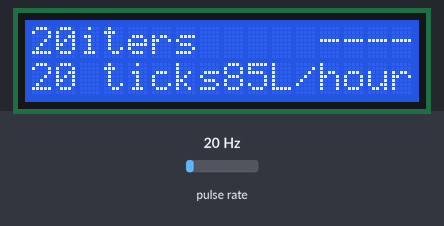
Recording of a sketch running on a simulated Arduino Uno, built with avr-gcc and run on an emulated ATmega328P. Shown: 16×2 character LCD. Wiring (inferred from the names in the program): pulse sensor: data pin 2. The inputs (shaded band) are chosen by the test bench; at power-on: pulse rate 20 Hz. What the sketch prints to the serial monitor is not drawn.

Above: at 1.7 s.
1.8 s: pulse rate (sensor on pin 2) set to 4 Hz
At 4.3 s:
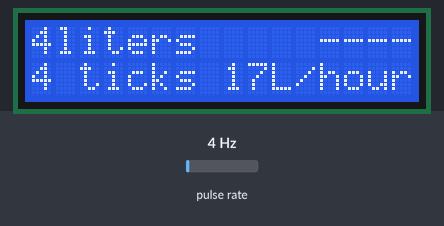
4.6 s: pulse rate (sensor on pin 2) set to 150 Hz
At 7.1 s:
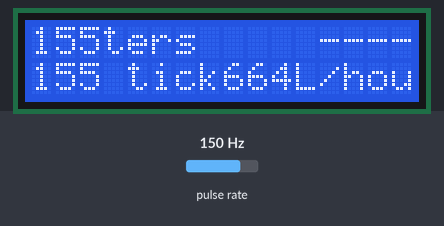
7.6 s: pulse rate (sensor on pin 2) set to 50 Hz
At 9.7 s:
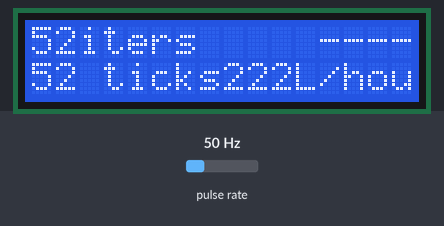
Timing chart, 0 to 11.2 s (numbered marks = the images above; inputs shaded):
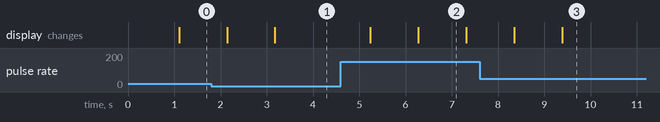

Measured:
- after the input at 1.8 s, the display: first changes after 0.35 s (image 1 shows a later state)
- after the input at 4.6 s, the display: first changes after 0.64 s (image 2 shows a later state)
- after the input at 7.6 s, the display: first changes after 0.75 s (image 3 shows a later state)
- what the display in image 2 shows lasts 1.0 s, from 6.3 s to 7.3 s

The sketch:

Flow_meter_test_9-3-16.ino
```cpp
#include <Wire.h>
#include <LiquidCrystal_I2C.h>


LiquidCrystal_I2C lcd(0x27,16,2);  // set the LCD address to 0x27 for a 16 chars and 2 line display


volatile unsigned NbTopsFan; //measuring the rising edges of the signal
const int hallsensor = 2;    //The pin location of the sensor

void rpm ()
{
  NbTopsFan++;
}

void setup()
{
  pinMode(hallsensor, INPUT);
  Serial.begin(9600);
  attachInterrupt(0, rpm, RISING); //and the interrupt is attached
  int ticks;
  int temp;
  lcd.init();                      // initialize the lcd

  // Print a message to the LCD.
  lcd.backlight();
  lcd.print("            -----");

  temp = NbTopsFan;
  NbTopsFan = 0;
  ticks=ticks+temp;

  ticks=ticks+temp;
}

void loop ()
{
  int temp;
  long Calc;
  int ticks;

  delay (1000);
  noInterrupts();
  temp = NbTopsFan;
  NbTopsFan = 0;
  ticks=ticks+temp;
  interrupts();

  Serial.print (temp, DEC);
  Serial.print (" ticks");
  Serial.write( '\t' );

  Calc = (((temp * 60) / 7) / 2);
  Serial.print (Calc, DEC);
  Serial.print (" L/hour");

  Serial.println();

  lcd.setCursor(0, 0);
  lcd.print(ticks);

  lcd.setCursor(0, 1);

  lcd.print(temp);
  lcd.print(" ticks");
  lcd.print("  ");
  lcd.setCursor(8, 1);

  lcd.print(Calc);
  lcd.print("L/hour");
  lcd.print("  ");
  lcd.setCursor(0, 0);

  //lcd.print(liters);
  lcd.print(" liters");
  lcd.setCursor(0, 0);
  lcd.print(ticks);
}
```
